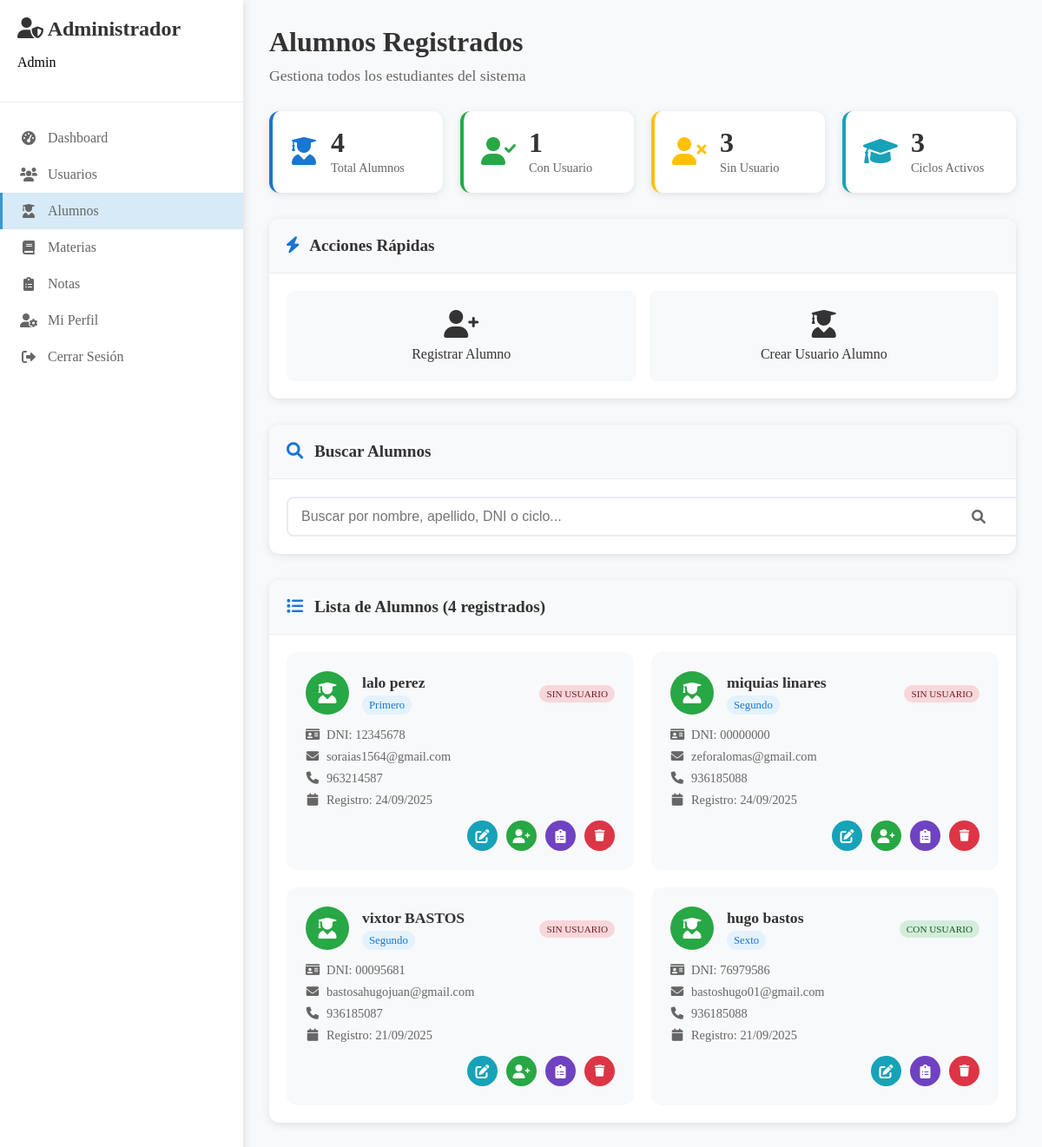
Before: /admin/ver_alumnos (signed in) with the older database file.
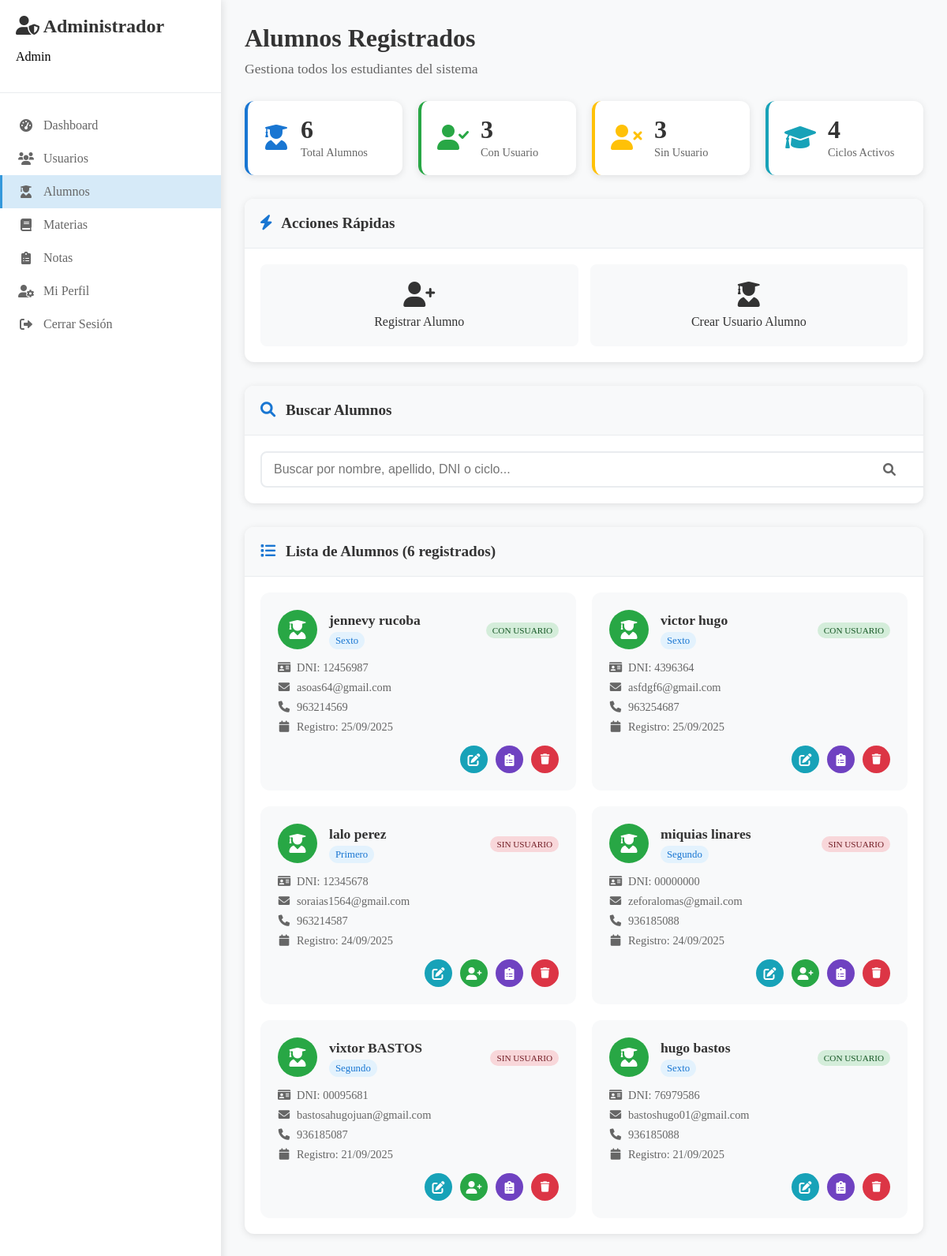
After: the same page with the newer database file.
### app.py (models this page shows)
class Alumno(db.Model):
    id = db.Column(db.Integer, primary_key=True)
    dni = db.Column(db.String(20), unique=True, nullable=False)
    nombre = db.Column(db.String(100), nullable=False)
    apellido = db.Column(db.String(100), nullable=False)
    email = db.Column(db.String(120))
    telefono = db.Column(db.String(20))
    fecha_nacimiento = db.Column(db.Date)
    ciclo = db.Column(db.String(20), nullable=False)  # primero, segundo, tercero, cuarto, quinto, sexto
    fecha_registro = db.Column(db.DateTime, default=datetime.utcnow)
    usuario_id = db.Column(db.Integer, db.ForeignKey('usuario.id'), nullable=True)  # Relación con Usuario
    usuario = db.relationship('Usuario', backref=db.backref('alumno', uselist=False))

### app.py (the view)
@app.route('/admin/ver_alumnos')
def admin_ver_alumnos():
    if not session.get('user_id') or session.get('tipo') != 'admin':
        return redirect(url_for('login'))
    alumnos = Alumno.query.order_by(Alumno.fecha_registro.desc()).all()
    for alumno in alumnos:
        if alumno.fecha_registro:
            alumno.fecha_registro_formatted = alumno.fecha_registro.strftime('%d/%m/%Y')
        else:
            alumno.fecha_registro_formatted = 'N/A'
    total_alumnos = len(alumnos)
    alumnos_con_usuario = len([a for a in alumnos if a.usuario_id])
    alumnos_sin_usuario = total_alumnos - alumnos_con_usuario
    ciclos_activos = len(set([a.ciclo for a in alumnos if a.ciclo]))
    return render_template('admin/ver_alumnos_moderno.html',
                         alumnos=alumnos,
                         total_alumnos=total_alumnos,
                         alumnos_con_usuario=alumnos_con_usuario,
                         alumnos_sin_usuario=alumnos_sin_usuario,
                         ciclos_activos=ciclos_activos)

### app.py (called while the page is built)
@app.context_processor
def inject_flash_cleanup():
    return {
        'clear_flash_messages': clear_flash_messages,
        'convertir_ciclo_a_texto': convertir_ciclo_a_texto
    }

### templates/admin/ver_alumnos_moderno.html (shortened to what the changed rows need)
<!DOCTYPE html>
<html lang="es">
<head>
    <link href="https://cdnjs.cloudflare.com/ajax/libs/font-awesome/6.0.0/css/all.min.css" rel="stylesheet">
</head>
<body>
<div class="admin-dashboard">
    <div class="sidebar">
        <div class="sidebar-header">
            <h2><i class="fas fa-user-shield"></i> Administrador</h2>
        </div>
    </div>
    <div class="main-content">
        <div class="content-header">
            <h1>Alumnos Registrados</h1>
        </div>
        <div class="stats-grid">
            <div class="stat-card primary">
                <div class="stat-content">
                    <div class="stat-number">{{ alumnos|length }}</div>
                    <div class="stat-label">Total Alumnos</div>
                </div>
            </div>
            <div class="stat-card success">
                <div class="stat-content">
                    <div class="stat-number">{{ alumnos_con_usuario }}</div>
                    <div class="stat-label">Con Usuario</div>
                </div>
            </div>
            <div class="stat-card info">
                <div class="stat-content">
                    <div class="stat-number">{{ ciclos_activos }}</div>
                    <div class="stat-label">Ciclos Activos</div>
                </div>
            </div>
        </div>
        <div class="alumnos-card">
            <div class="card-header">
                <h3><i class="fas fa-list"></i> Lista de Alumnos ({{ alumnos|length }} registrados)</h3>
            </div>
            <div class="card-body">
                {% if alumnos %}
                <div class="alumnos-grid">
                    {% for alumno in alumnos %}
                    <div class="alumno-card" data-nombre="{{ (alumno.nombre + ' ' + alumno.apellido)|lower }}" data-dni="{{ alumno.dni|lower }}" data-ciclo="{{ alumno.ciclo|lower }}">
                        <div class="alumno-header">
                            <div class="alumno-avatar">
                                <i class="fas fa-user-graduate"></i>
                            </div>
                            <div class="alumno-info">
                                <h4>{{ alumno.nombre }} {{ alumno.apellido }}</h4>
                                <span class="alumno-ciclo">{{ alumno.ciclo|title }}</span>
                            </div>
                            <div class="alumno-status">
                                {% if alumno.usuario_id %}
                                    <span class="status-badge active">Con Usuario</span>
                                {% else %}
                                    <span class="status-badge inactive">Sin Usuario</span>
                                {% endif %}
                            </div>
                        </div>
                        <div class="alumno-details">
                            <div class="detail-item">
                                <i class="fas fa-id-card"></i>
                                <span>DNI: {{ alumno.dni }}</span>
                            </div>
                            <div class="detail-item">
                                <i class="fas fa-envelope"></i>
                                <span>{{ alumno.email or 'Sin email' }}</span>
                            </div>
                            <div class="detail-item">
                                <i class="fas fa-phone"></i>
                                <span>{{ alumno.telefono or 'Sin teléfono' }}</span>
                            </div>
                            <div class="detail-item">
                                <i class="fas fa-calendar"></i>
                                <span>Registro: {{ alumno.fecha_registro_formatted }}</span>
                            </div>
                        </div>
                        <div class="alumno-actions">
                            <a href="{{ url_for('editar_alumno', alumno_id=alumno.id) }}" class="btn-action edit">
                                <i class="fas fa-edit"></i>
                            </a>
                            {% if not alumno.usuario_id %}
                            <a href="{{ url_for('crear_usuario_alumno') }}?alumno_id={{ alumno.id }}" class="btn-action create-user">
                                <i class="fas fa-user-plus"></i>
                            </a>
                            {% endif %}
                            <a href="{{ url_for('admin_ver_notas_alumno', alumno_id=alumno.id) }}" class="btn-action notes">
                                <i class="fas fa-clipboard-list"></i>
                            </a>
                            <button onclick="eliminarAlumno({{ alumno.id }}, '{{ alumno.nombre }} {{ alumno.apellido }}')" class="btn-action delete">
                                <i class="fas fa-trash"></i>
                            </button>
                        </div>
                    </div>
                    {% endfor %}
                </div>
                {% endif %}
            </div>
        </div>
    </div>
</div>
</body>
</html>

Changed rows visible on the page:
added Alumno: nombre "jennevy", apellido "rucoba", ciclo "Sexto", shows "CON USUARIO", dni "12456987", email "asoas64@gmail.com", telefono "963214569", fecha_registro_formatted "25/09/2025"
added Alumno: nombre "victor", apellido "hugo", ciclo "Sexto", shows "CON USUARIO", dni "4396364", email "asfdgf6@gmail.com", telefono "963254687", fecha_registro_formatted "25/09/2025"
Other visible differences:
{{ alumnos|length }}: "4" → "6"
{{ alumnos_con_usuario }}: "1" → "3"
{{ ciclos_activos }}: "3" → "4"
